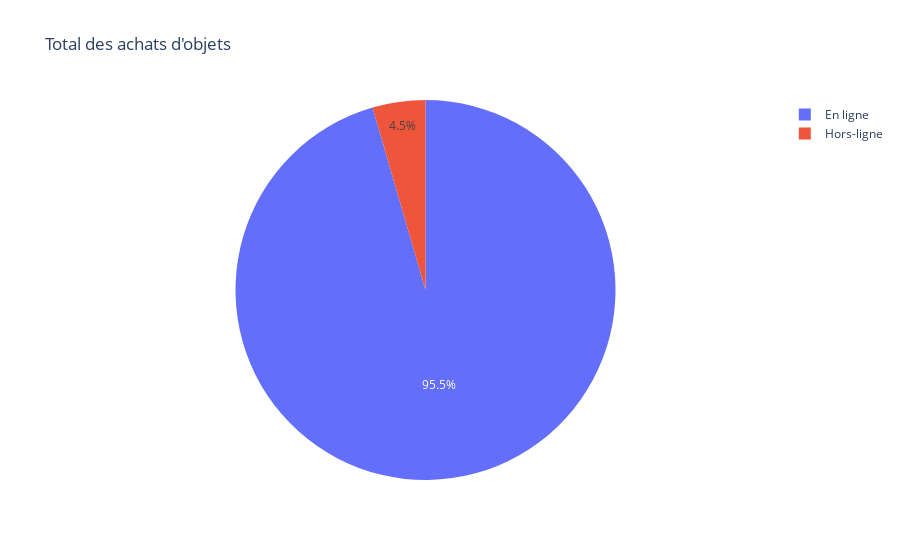

Here is the notebook cell this chart was saved with:
### Code cell
sum_up = serveurs_up["Achats_Objets"].sum()
sum_down = serveurs_down["Achats_Objets"].sum()

px.pie(names=['En ligne', 'Hors-ligne'], values=[sum_up, sum_down], title='Total des achats d\'objets')

### Figure 1 — Plotly figure (JSON) as saved in the notebook; plotly's stock layout.template omitted (floating-point values rounded to 4 significant figures)
{"data": [{"domain": {"x": [0, 1], "y": [0, 1]}, "hovertemplate": "label=%{label}<br>value=%{value}<extra></extra>", "labels": ["En ligne", "Hors-ligne"], "legendgroup": "", "name": "", "showlegend": true, "type": "pie", "values": [777500, 36600]}], "layout": {"legend": {"tracegroupgap": 0}, "title": {"text": "Total des achats d'objets"}}}
